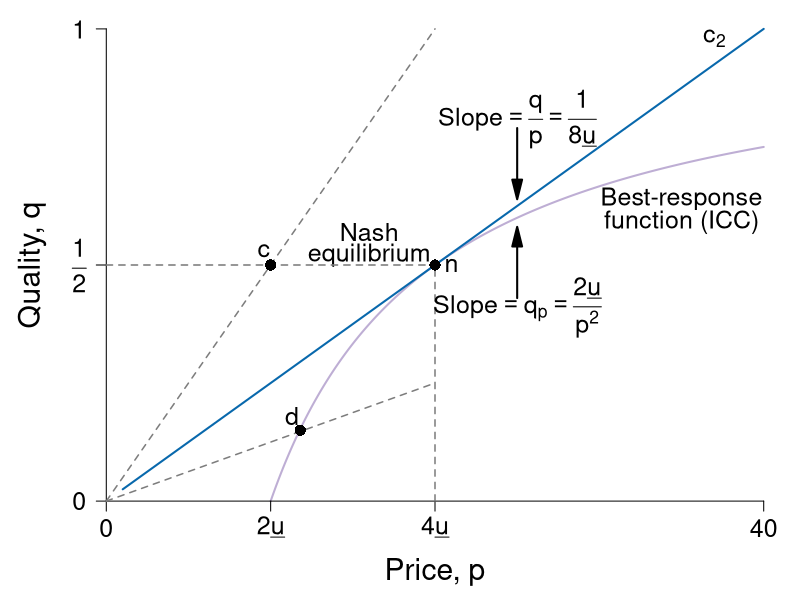

Here is the R script that generated this plot:
require(ggplot2)
require(shape)
pdf(file = "information_power/ch11_fig5.pdf", width = 9, height = 7)

#Set parameters for graphics
axislabelsize <- 1.8
labelsize <- 1.5
namesize <- 1.8
annotatesize <- 1.5
graphlinewidth <- 2
segmentlinewidth <- 1.5

COL <- c("#7fc97f", "#beaed4", "#fdc086", "#ffff99", "#386cb0", "#f0027f", "#bf5b17", "#666666")
COLA <- c("#e0f3db", "#99d8c9","#66c2a4","#41ae76", "#238b45", "#005824")
COLB <- c("#c6dbef", "#4eb3d3", "#2b8cbe", "#0868ac","#084081")
COLC <- c("#fcfbfd", "#efedf5", "#dadaeb", "#bcbddc", "#9e9ac8", "#807dba", "#6a51a3", "#54278f", "#3f007d")
grays <- gray.colors(25, start = 1, end = 0)

brfFn <- function(p, delta = 5) {
  1 - (2 * delta) / p
}

solowCondition <- function(p, delta = 5){
  (p*(1/(8*delta)))
}


par(mar =  c(4, 4, 0.5, 0.5))
xlims <- c(0, 40)
ylims <- c(0, 1)


plot(0, 0, xlim = xlims, ylim = ylims, type = "n",
     xlab = "",
     ylab = "",
     xaxt = "n", yaxt = "n", cex.lab = axislabelsize, bty = "n")

npts <- 500 
npts2 <- 501
#Specify the sequences of points for graphing. 
xx1 <- seq(10, xlims[2], length.out = npts)
xx2 <- seq(1, xlims[2], length.out = npts)

#Draw the lines for the graphs
lines(xx1, brfFn(xx1), col = COL[2], lwd = graphlinewidth)
lines(xx2, solowCondition(xx2, delta = 5), col = COLB[4], lwd = graphlinewidth)

#Customize ticks and labels for the plot
ticksy <- c(0, 0.5, 1)
ylabels <- c(0, expression(paste(frac(1,2))), 1)
ticksx <- c(0, 10, 20, 40)
xlabels <- c(0, expression(paste(2*underline("u"))), expression(paste(4*underline("u"))), 40)
axis(1, at = ticksx, pos = 0, labels = xlabels, cex.axis = labelsize)
axis(2, at = ticksy, pos = 0, labels = ylabels, las = 1, cex.axis = labelsize)

mtext(expression(paste("Price, ", p)), side = 1, line = 2.5, cex = axislabelsize)
text(-4.5, 0.5*ylims[2], expression(paste("Quality, ", q)), xpd = TRUE, cex = axislabelsize, srt = 90) 

#Annotation of the three graphs and the NE
t#ext(32, 0.97, expression(paste("Incomplete contract")), cex = annotatesize)
#text(36, 1, expression(paste("Isocost")), cex = annotatesize)
text(37, 0.98, expression(paste(c[2])), cex = annotatesize)
#text(32, 0.92, expression(paste(q == frac(p, 8*underline("u")))), cex = annotatesize)
text(35, 0.64, expression(paste("Best-response")), cex = annotatesize)
text(35, 0.59, expression(paste("function (ICC)")), cex = annotatesize)
#text(35, 0.50, expression(paste(q == 1 - frac(2*underline("u"), p))), cex = annotatesize)
text(16, 0.57, expression(paste("Nash")), cex = annotatesize)
text(16, 0.52, expression(paste("equilibrium")), cex = annotatesize)

#Lines for the coordinates of the Nash equilbrium
segments(20, 0, 20, 0.5, lty = 2, col = grays[20], lwd = segmentlinewidth)
segments(0, 0.5, 20, 0.5, lty = 2, col = grays[20], lwd = segmentlinewidth)

#Iso-cost slope annotation
text(25, 0.81, expression(paste("Slope", phantom() == frac(q,p), phantom() == frac(1, 8*underline("u")))), cex = annotatesize)
Arrows(25, 0.79, 25, 0.66, col = "black", lty = 1, lwd = 2, arr.type = "triangle")

#BRF Slope annotation
text(25, 0.41, expression(paste("Slope", phantom() == q[p], phantom() == frac(2*underline("u"), p^2))), cex = annotatesize)
Arrows(25, 0.43, 25, 0.56, col = "black", lty = 1, lwd = 2, arr.type = "triangle")

#Add a point for the NE
points(20, 0.5, pch = 16, col = "black", cex = 1.5)
text(21, 0.5, expression(paste("n")), cex = annotatesize)

#Add a ray and a point for c.  
segments(0, 0, 20, 1, lty = 2, lwd = segmentlinewidth, col = grays[20])
points(10, 0.5, pch = 16, col = "black", cex = 1.5)
text(9.6, 0.53, expression(paste("c")), cex = annotatesize)

#Add a ray and a point for d. 
segments(0, 0, 20, 0.25, lty = 2, lwd = segmentlinewidth, col = grays[20])
points(11.8, 0.15, pch = 16, col = "black", cex = 1.5)
text(11.3, 0.18, expression(paste("d")), cex = annotatesize)

dev.off()
